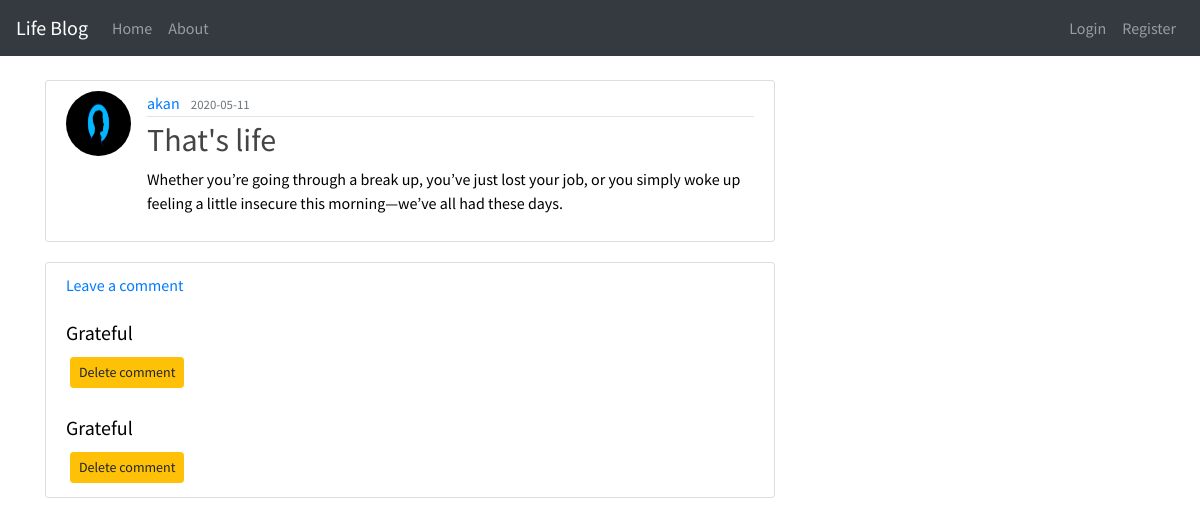
Before: /post/4 with the older database file.
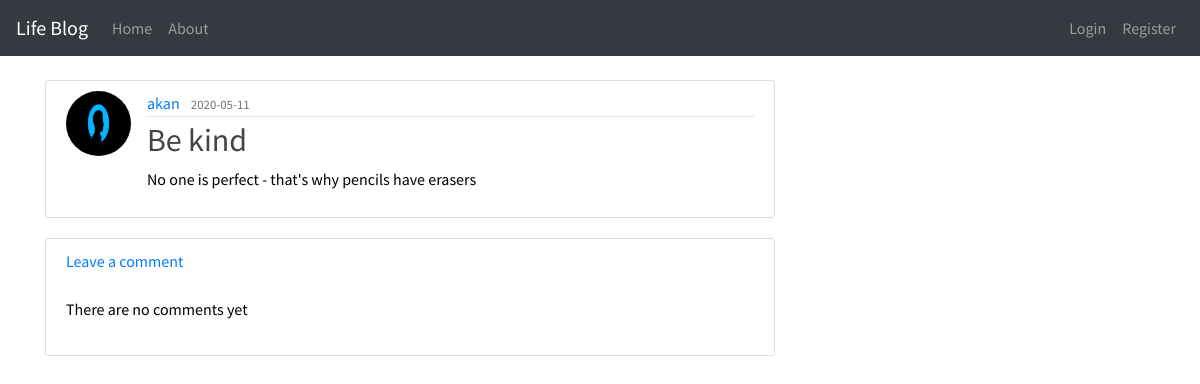
After: the same page with the newer database file.
### app/models.py (models this page shows, shortened)
class User(db.Model, UserMixin):
    id = db.Column(db.Integer, primary_key = True)
    username = db.Column(db.String(20), unique= True, nullable = False )
    email = db.Column(db.String(120), unique= True, nullable = False )
    image_file = db.Column(db.String(20), nullable = False, default = 'default.jpeg' )
    password = db.Column(db.String(60), nullable = False )
    posts = db.relationship('Post', backref = 'author', lazy = True)

class Post(db.Model):
    id = db.Column(db.Integer, primary_key = True)
    title = db.Column(db.String(100), nullable = False)
    date_posted = db.Column(db.DateTime, nullable = False, default = datetime.utcnow)
    content = db.Column(db.Text, nullable =False)
    user_id = db.Column(db.Integer, db.ForeignKey('user.id'), nullable = False)
    comments = db.relationship('Comment', backref='post', lazy=True)

class Comment(db.Model):
    id = db.Column(db.Integer, primary_key=True)
    comment = db.Column(db.Text, nullable=False)
    posted_date = db.Column(db.DateTime, default=datetime.utcnow, nullable=False)
    post_id = db.Column(db.Integer, db.ForeignKey('post.id'))

### app/posts/views.py (the view)
@posts.route("/post/<int:post_id>")
def post(post_id):
    post = Post.query.get_or_404(post_id)
    comments = Comment.query.filter_by(post_id = post_id).all()
    return render_template('post.html', title=post.title, post=post,comments = comments)

### app/templates/post.html (shortened to what this page needs)
{% extends 'index.html' %}
{% block content %}
<br>
<div class="panel panel-header">
    <article class="media content-section">
        <img class="rounded-circle article-img"
            src="{{ url_for('static', filename='css/images/' + post.author.image_file) }}">
        <div class="media-body">
            <div class="article-metadata">
                <a class="mr-2" href="#">{{ post.author.username }}</a>
                <small class="text-muted">{{ post.date_posted.strftime('%Y-%m-%d') }}</small>
            </div>
            <h2 class="article-title">{{ post.title }}</h2>
            <p class="article-content">{{ post.content }}</p>
        </div>
</div>
<div class="content-section">
    <a class="ratings" href="{{ url_for('posts.new_comment', post_id=post.id) }}"> Leave a comment</a>
    <div class="mt-4 mb-4">
        {% if comments %}
        {% for comment in comments %}
        <h5 class="com"> {{ comment.comment }} </h5>
        <button type="button" class="btn btn-warning btn-sm m-1">Delete
            comment</button>
    </div>
    {% endfor %}
    {% else %}
    <p>There are no comments yet</p>
    {% endif %}
</div>
{% endblock %}

### app/templates/index.html (shortened to what this page needs)
<!DOCTYPE html>
<html lang="en">
<head>
    {% block styles%}
    <link rel="stylesheet" href="https://stackpath.bootstrapcdn.com/bootstrap/4.3.1/css/bootstrap.min.css"
>
    <link rel="stylesheet" type="text/css" href="{{ url_for('static', filename='css/styles.css') }}">
    {% endblock %}
</head>
<body>
    <nav class="navbar navbar-expand-lg navbar-dark bg-dark">
        <a class="navbar-brand" href="#">Life Blog</a>
        <div class="collapse navbar-collapse" id="navbarToggle">
            <div class="navbar-nav mr-auto">
                <a class="nav-item nav-link" href="{{ url_for('main.home') }}">Home</a>
                <a class="nav-item nav-link" href="{{ url_for('main.about') }}">About</a>
            </div>
            <div class="navbar-nav">
                {% if current_user.is_authenticated %}
                <a class="nav-item nav-link" href="{{ url_for('posts.new_post') }}">New Blog Post</a>
                <a class="nav-item nav-link" href="{{ url_for('users.account') }}">My Account</a>
                <a class="nav-item nav-link" href="{{ url_for('users.logout') }}">Log Out</a>
                {% else %}
                <a class="nav-item nav-link" href="{{ url_for('users.login') }}">Login</a>
                <a class="nav-item nav-link" href="{{ url_for('users.register') }}">Register</a>
                {% endif %}
            </div>
        </div>
    </nav>
    <main role="main" class="container">
        <div class="row">
            <div class="col-md-8">
                {% block content %} {% endblock %}
            </div>
        </div>
    </main>
    <footer>
        <ul class="list-inline text-center">
        </ul>
    </footer>
</body>
</html>

### app/static/css/styles.css (style rules this page uses)
body { background-image: url("https://bit.ly/30C8bHA"); color: black; background-repeat: no-repeat; background-size: cover; font-family: 'Source Sans Pro', sans-serif; }
.content-section { background: #ffffff; padding: 10px 20px; border: 1px solid #dddddd; border-radius: 3px; margin-bottom: 20px; }
.article-title { color: #444444; }
.article-content { white-space: pre-line; }
.article-img { height: 65px; width: 65px; margin-right: 16px; }
.article-metadata { padding-bottom: 1px; margin-bottom: 4px; border-bottom: 1px solid #e3e3e3 }

Changed rows visible on the page:
no longer on this page (row edited): Comment: comment "Grateful"
no longer on this page (row edited): Comment: comment "Grateful"
changed Post: title "That's life" → "Be kind"; content "Whether you’re going through a break up, you’ve just lost your job, or you simply woke up feeling a little insecure this morning—we’ve all had these days." → "No one is perfect - that's why pencils have erasers"
Other visible differences:
text now shown: "There are no comments yet"
